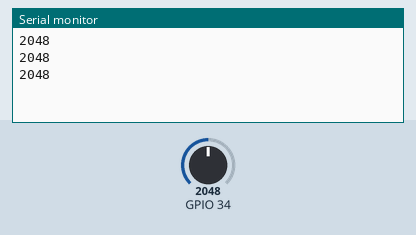
Simulated run of this sketch. Board: ESP32. On the bench: the last lines printed to the serial monitor. The inputs (shaded band) are chosen by the test bench; at power-on: GPIO 34 = 2048.

Above: at 1.3 s.
1.4 s: GPIO 34 set to 2866
At 1.9 s:
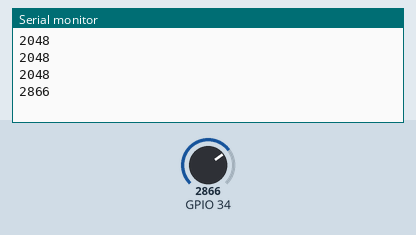
2.9 s: GPIO 34 set to 3603
At 3.4 s:
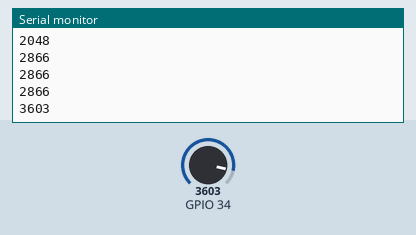
Timing chart, 0 to 5.9 s (numbered marks = the images above; inputs shaded):
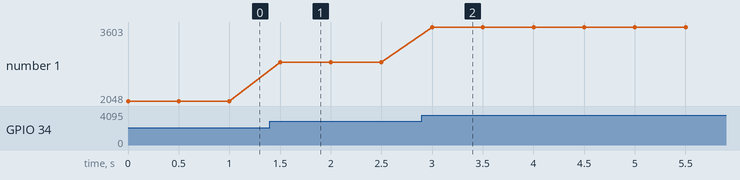

The sketch:

ch2_4_1.ino
```cpp
//Generated Date: Sun, 02 Jun 2024 06:28:31 GMT


int VR = 0;

void setup()
{
  Serial.begin(115200);


  pinMode(34, INPUT_PULLUP);
}

void loop()
{
  VR = analogRead(34);
  Serial.println(VR);
  delay(500);
}
```

Measured:
- after the input at 1.4 s, the serial monitor: prints a new line after 0.10 s (image 1)
- after the input at 2.9 s, the serial monitor: prints a new line after 0.10 s (image 2)
- plotted number 1: 2048 → 2866 after the input at 1.4 s, 2866 → 3603 after the input at 2.9 s
